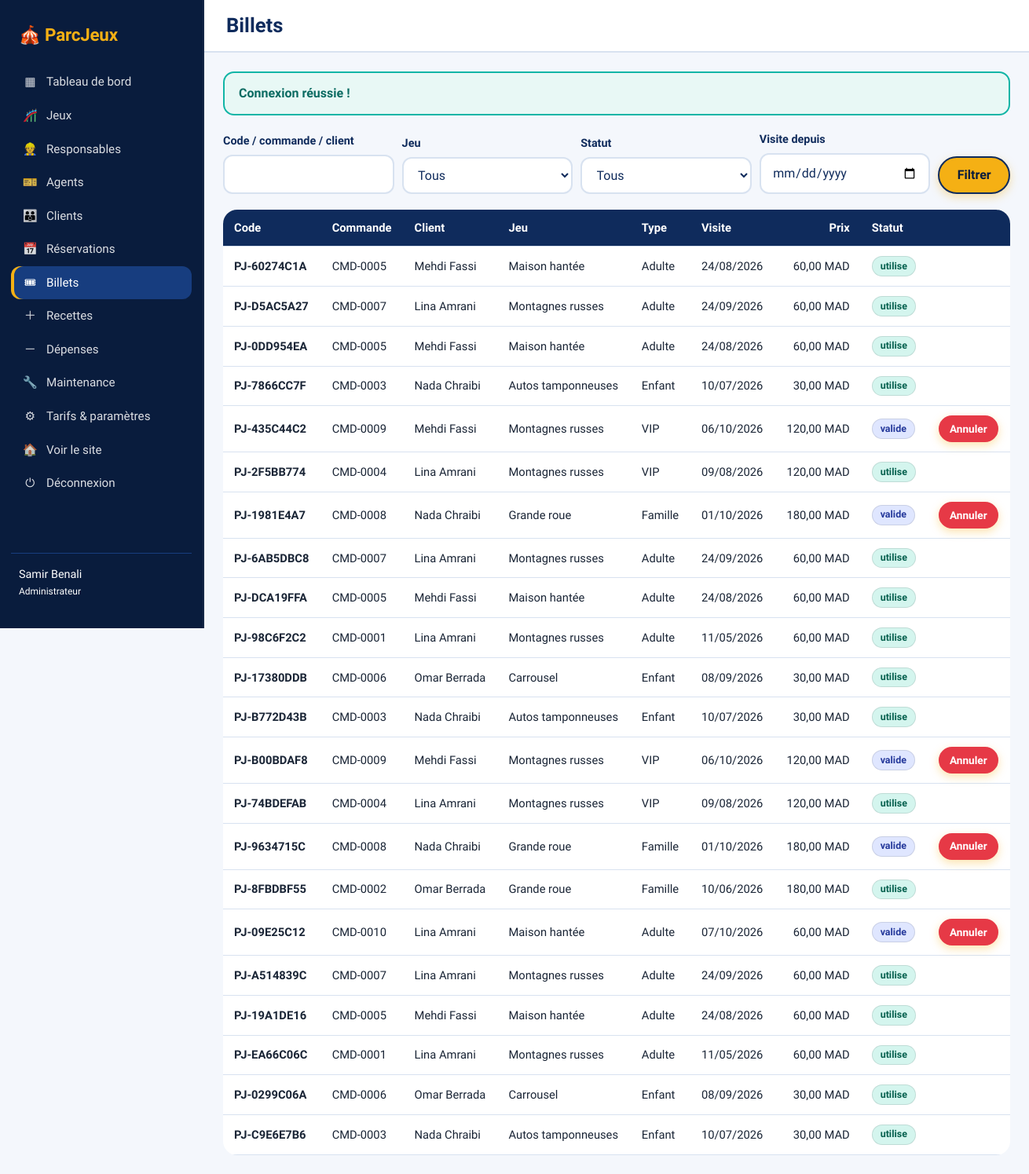
Screenshot of /admin/billets.php (signed in) with the database file from the repository.
### tables this page shows
CREATE TABLE utilisateurs (
  id INT AUTO_INCREMENT PRIMARY KEY,
  nom VARCHAR(60) NOT NULL,
  prenom VARCHAR(60) NOT NULL,
  email VARCHAR(120) NOT NULL UNIQUE,
  telephone VARCHAR(25) NULL,
  mot_de_passe VARCHAR(255) NOT NULL,
  role ENUM('admin','responsable','agent','client') NOT NULL DEFAULT 'client',
  fonction VARCHAR(80) NULL,
  date_embauche DATE NULL,
  statut ENUM('actif','inactif') NOT NULL DEFAULT 'actif',
  created_at DATETIME NOT NULL DEFAULT CURRENT_TIMESTAMP
);

CREATE TABLE billets (
  id INT AUTO_INCREMENT PRIMARY KEY,
  id_commande INT NOT NULL,
  id_type INT NOT NULL,
  id_jeu INT NOT NULL,
  code_unique VARCHAR(20) NOT NULL UNIQUE,
  date_visite DATE NOT NULL,
  prix_unitaire DECIMAL(8,2) NOT NULL,
  statut_utilisation ENUM('valide','utilise','annule') NOT NULL DEFAULT 'valide',
  date_utilisation DATETIME NULL,
  FOREIGN KEY (id_commande) REFERENCES commandes(id) ON DELETE CASCADE,
  FOREIGN KEY (id_type) REFERENCES type_billet(id),
  FOREIGN KEY (id_jeu) REFERENCES jeux(id) ON DELETE CASCADE
);

CREATE TABLE commandes (
  id INT AUTO_INCREMENT PRIMARY KEY,
  numero VARCHAR(20) NOT NULL UNIQUE,
  id_client INT NULL COMMENT 'NULL = vente sur place anonyme',
  id_agent INT NULL,
  id_jeu INT NOT NULL,
  id_type INT NOT NULL,
  quantite SMALLINT UNSIGNED NOT NULL CHECK (quantite > 0),
  montant_total DECIMAL(10,2) NOT NULL,
  mode_paiement ENUM('carte','especes','simulation') NOT NULL DEFAULT 'simulation',
  statut_paiement ENUM('en_attente','paye','rembourse') NOT NULL DEFAULT 'paye',
  date_commande DATETIME NOT NULL DEFAULT CURRENT_TIMESTAMP,
  FOREIGN KEY (id_client) REFERENCES utilisateurs(id) ON DELETE SET NULL,
  FOREIGN KEY (id_agent) REFERENCES utilisateurs(id) ON DELETE SET NULL,
  FOREIGN KEY (id_jeu) REFERENCES jeux(id) ON DELETE CASCADE,
  FOREIGN KEY (id_type) REFERENCES type_billet(id)
);

CREATE TABLE jeux (
  id INT AUTO_INCREMENT PRIMARY KEY,
  nom VARCHAR(100) NOT NULL,
  description TEXT NOT NULL,
  categorie VARCHAR(50) NOT NULL,
  age_min TINYINT UNSIGNED NOT NULL DEFAULT 0,
  capacite SMALLINT UNSIGNED NOT NULL CHECK (capacite > 0),
  duree_session SMALLINT UNSIGNED NOT NULL COMMENT 'minutes',
  tarif DECIMAL(8,2) NOT NULL CHECK (tarif >= 0),
  etat ENUM('disponible','en_fonctionnement','en_maintenance','hors_service','ferme') NOT NULL DEFAULT 'disponible',
  image VARCHAR(255) NULL,
  emoji VARCHAR(16) NOT NULL DEFAULT '🎪',
  couleur VARCHAR(7) NOT NULL DEFAULT '#e63946',
  date_mise_service DATE NOT NULL,
  id_responsable INT NULL,
  created_at DATETIME NOT NULL DEFAULT CURRENT_TIMESTAMP,
  FOREIGN KEY (id_responsable) REFERENCES utilisateurs(id) ON DELETE SET NULL
);

CREATE TABLE type_billet (
  id INT AUTO_INCREMENT PRIMARY KEY,
  libelle VARCHAR(60) NOT NULL UNIQUE,
  prix DECIMAL(8,2) NOT NULL CHECK (prix >= 0),
  actif TINYINT(1) NOT NULL DEFAULT 1
);

### admin/billets.php (the view, shortened to what this page needs)
<?php
require __DIR__ . '/../includes/bootstrap.php'; require __DIR__ . '/../includes/layout.php';
require_role('admin');
$q = trim($_GET['q'] ?? ''); $jeu = (int)($_GET['jeu'] ?? 0); $st = $_GET['st'] ?? ''; $d1 = $_GET['d1'] ?? ''; $p = [];
$sql = "SELECT b.*, j.nom jeu, t.libelle type, c.numero cmd, CONCAT(u.prenom,' ',u.nom) client FROM billets b JOIN jeux j ON j.id=b.id_jeu JOIN type_billet t ON t.id=b.id_type JOIN commandes c ON c.id=b.id_commande LEFT JOIN utilisateurs u ON u.id=c.id_client WHERE 1";
$s = $pdo->prepare($sql . ' ORDER BY b.id DESC LIMIT 300'); $s->execute($p); $rows = $s->fetchAll(); $jeux = $pdo->query('SELECT id,nom FROM jeux ORDER BY nom')->fetchAll();
page_start('Billets', 'admin');
?>
<form class="filters"><div><label>Code / commande / client</label><input name="q" value="<?= e($q) ?>"></div><div><label>Jeu</label><select name="jeu"><option value="0">Tous</option></select></div>
<div><label>Statut</label><select name="st"><option value="">Tous</option></select></div><div><label>Visite depuis</label><input type="date" name="d1" value="<?= e($d1) ?>"></div><button class="btn">Filtrer</button></form>
<div class="tablewrap"><table><tr><th>Code</th><th>Commande</th><th>Client</th><th>Jeu</th><th>Type</th><th>Visite</th><th class="right">Prix</th><th>Statut</th><th></th></tr>
<?php foreach ($rows as $r): ?><tr><td><b><?= e($r['code_unique']) ?></b></td><td><?= e($r['cmd']) ?></td><td><?= e($r['client'] ?: 'Vente sur place') ?></td><td><?= e($r['jeu']) ?></td><td><?= e($r['type']) ?></td><td><?= e(date('d/m/Y', strtotime($r['date_visite']))) ?></td><td class="right"><?= money($r['prix_unitaire']) ?></td>
<td><?= badge($r['statut_utilisation'], $r['statut_utilisation'] === 'valide' ? 'st-confirmee' : ($r['statut_utilisation'] === 'utilise' ? 'st-payee' : 'st-annulee')) ?></td>
<td><?php if ($r['statut_utilisation'] === 'valide'): ?><form method="post" data-confirm="Annuler ce billet ?"><?= csrf_field() ?><input type="hidden" name="id" value="<?= (int)$r['id'] ?>"><button class="btn sm red">Annuler</button></form><?php endif; ?></td></tr><?php endforeach; ?></table></div>
<?php page_end('admin');

### includes/layout.php (shortened to what this page needs)
<?php
function nav_items(string $area): array {
    $u = user();
    if ($area === 'admin') return [
        ['admin/dashboard.php', 'Tableau de bord', '▦'], ['admin/jeux.php', 'Jeux', '🎢'],
        ['admin/users.php?role=responsable', 'Responsables', '👷'], ['admin/users.php?role=agent', 'Agents', '🎫'],
        ['admin/users.php?role=client', 'Clients', '👪'], ['admin/reservations.php', 'Réservations', '📅'],
        ['admin/billets.php', 'Billets', '🎟'], ['admin/recettes.php', 'Recettes', '＋'],
        ['admin/depenses.php', 'Dépenses', '－'], ['admin/maintenance.php', 'Maintenance', '🔧'],
        ['admin/parametres.php', 'Tarifs & paramètres', '⚙'],
    ];
    $n = [['index.php', 'Accueil'], ['jeux.php', 'Jeux'], ['a-propos.php', 'À propos'], ['contact.php', 'Contact']];
    return $n;
}
function page_start(string $title, string $area = 'site'): void {
    $u = user(); $items = nav_items($area); $cur = basename($_SERVER['SCRIPT_NAME']); $dash = $area !== 'site';
    $flash = flash(); $full = !$dash && $cur === 'index.php';
    ?><!doctype html>
<html lang="fr"><head><meta charset="utf-8"><meta name="viewport" content="width=device-width,initial-scale=1">
<link rel="stylesheet" href="<?= url('assets/css/style.css') ?>"></head>
<body class="<?= $dash ? 'dash' : 'site' ?>" data-base="<?= e(BASE_URL) ?>">
<?php if ($dash): ?>
<aside class="side" id="side"><a class="brand" href="<?= url($area === 'admin' ? 'admin/dashboard.php' : home_for($u['role'] ?? 'client')) ?>">🎪 <?= e(PARC_NOM) ?></a>
  <nav><?php foreach ($items as [$href, $label, $ic]): $active = basename(parse_url($href, PHP_URL_PATH)) === $cur && (!str_contains($href, '?') || str_contains($_SERVER['REQUEST_URI'], substr($href, strpos($href, '?') + 1))); ?>
    <a href="<?= url($href) ?>" class="<?= $active ? 'on' : '' ?>"><span><?= $ic ?></span><?= e($label) ?></a><?php endforeach; ?>
    <a href="<?= url('index.php') ?>"><span>🏠</span>Voir le site</a>
    <a href="<?= url('logout.php') ?>"><span>⏻</span>Déconnexion</a></nav>
  <div class="who"><?= e(($u['prenom'] ?? '') . ' ' . ($u['nom'] ?? '')) ?><br><small><?= e(ROLES[$u['role'] ?? 'client'] ?? '') ?></small></div></aside>
<main class="main"><header class="topbar"><button id="burger" aria-label="Menu">☰</button><h1><?= e($title) ?></h1></header><div class="content">
<?php endif;
    if ($flash): ?><?= $full ? '<div class="wrap">' : '' ?><div class="alert <?= e($flash[1]) ?>" role="alert"><?= e($flash[0]) ?></div><?= $full ? '</div>' : '' ?><?php endif;
}
function page_end(string $area = 'site'): void {
    echo $area === 'site' ? '</main>' : '</div></main>';
    echo '</body></html>';
}

### includes/bootstrap.php (shortened to what this page needs)
<?php
try {
    $pdo = new PDO('mysql:host=' . DB_HOST . ';dbname=' . DB_NAME . ';charset=utf8mb4', DB_USER, DB_PASS, [
        PDO::ATTR_ERRMODE => PDO::ERRMODE_EXCEPTION,
        PDO::ATTR_DEFAULT_FETCH_MODE => PDO::FETCH_ASSOC,
        PDO::ATTR_EMULATE_PREPARES => false,
    ]);
} catch (PDOException $ex) {
    http_response_code(500);
    exit('Connexion à la base impossible. Vérifiez config/config.php et importez database.sql.');
}
function e($v): string { return htmlspecialchars((string)$v, ENT_QUOTES | ENT_SUBSTITUTE, 'UTF-8'); }
function url(string $p = ''): string { return BASE_URL . '/' . ltrim($p, '/'); }
function money($v): string { return number_format((float)$v, 2, ',', ' ') . ' ' . DEVISE; }
function flash(?string $msg = null, string $type = 'ok'): ?array {
    $f = $_SESSION['flash'] ?? null; unset($_SESSION['flash']); return $f;
}
function user(): ?array {
    global $pdo; static $u = false;
    if ($u === false) {
        $u = null;
        if (!empty($_SESSION['uid'])) {
            $s = $pdo->prepare("SELECT * FROM utilisateurs WHERE id=? AND statut='actif'");
            $s->execute([$_SESSION['uid']]); $u = $s->fetch() ?: null;
        }
    }
    return $u;
}
function require_login(string $msg = 'Connectez-vous pour continuer.'): array {
    $u = user();
    return $u;
}
function require_role(string ...$roles): array {
    $u = require_login();
    return $u;
}
function badge(string $txt, string $cls): string { return '<span class="badge ' . e($cls) . '">' . e($txt) . '</span>'; }

### assets/css/style.css (style rules this page uses)
:root { --royal-blue: #0f2b5c; --royal-dark: #091c3d; --royal-hover: #173d7f; --sky: #5ab9f2; --sky-light: #a5dcfc; --gold: #f5b014; --gold-hover: #e09d0d; --paper: #f4f7fc; --card: #ffffff; --ink: #0f2b5c; --ink2: #1e3a70; --red: #e63946; --teal: #12b5a6; --violet: #6c4bd1; --muted: #5a6b8c; --line: #d8e2f0; --r: 18px; }
* { box-sizing: border-box; }
html { scroll-behavior: smooth; }
body { margin: 0; font-family: 'Bricolage Grotesque', system-ui, sans-serif; background: var(--paper); color: #1a2536; line-height: 1.5; }
a { color: inherit; }
h1, h2, h3 { line-height: 1.15; margin: 0 0 .5em; }
.btn { display: inline-block; border: 2px solid var(--royal-blue); background: var(--gold); color: var(--royal-dark); padding: .65em 1.4em; border-radius: 999px; font: inherit; font-weight: 700; text-decoration: none; cursor: pointer; box-shadow: 0 4px 12px rgba(245, 176, 20, 0.35); transition: all .2s ease; }
.btn.red { background: var(--red); color: #fff; border-color: var(--red); }
.btn.sm { padding: .35em .9em; font-size: .85rem; }
.brand { font-weight: 800; font-size: 1.4rem; text-decoration: none; color: var(--royal-dark); letter-spacing: -0.01em; }
.content { padding-top: 36px; padding-bottom: 60px; }
.dash .content { padding: 24px; }
.badge { display: inline-block; padding: .2em .8em; border-radius: 999px; font-size: .78rem; font-weight: 700; background: #eee; color: #333; border: 1px solid rgba(0, 0, 0, 0.1); }
.etat-disponible, .etat-en_fonctionnement, .st-payee, .st-utilisee { background: #d4f5ee; color: #06614f; }
.st-confirmee { background: #dfe6ff; color: #25399b; }
label { display: block; font-weight: 600; font-size: .9rem; margin-bottom: 6px; color: var(--royal-blue); }
input, select, textarea { width: 100%; padding: .7em .9em; border: 2px solid var(--line); border-radius: 12px; font: inherit; background: #fff; color: var(--ink); transition: border-color .2s; }
.filters { display: flex; gap: 10px; flex-wrap: wrap; align-items: flex-end; margin-bottom: 20px; }
.filters>div { min-width: 140px; flex: 1; }
.tablewrap { overflow-x: auto; }
table { width: 100%; border-collapse: collapse; background: #fff; border-radius: var(--r); overflow: hidden; }
th, td { padding: 12px 14px; text-align: left; border-bottom: 1px solid var(--line); font-size: .92rem; white-space: nowrap; }
th { background: var(--royal-blue); color: #fff; font-weight: 600; }
td form { display: inline; }
.right { text-align: right; }
.alert { padding: 14px 18px; border-radius: 14px; margin: 0 0 20px; font-weight: 600; border: 2px solid; }
.alert.ok { background: #e8f8f5; border-color: #12b5a6; color: #0b6b62; }
.dash { display: grid; grid-template-columns: 260px 1fr; }
.side { background: var(--royal-dark); color: #fff; min-height: 100vh; position: sticky; top: 0; height: 100vh; overflow-y: auto; padding: 20px 14px; display: flex; flex-direction: column; border-right: 2px solid rgba(255, 255, 255, 0.05); }
.side .brand { display: block; padding: 8px 10px 22px; color: var(--gold); }
.side nav a { display: flex; gap: 10px; align-items: center; padding: .65em .9em; border-radius: 12px; text-decoration: none; opacity: .85; font-size: .95rem; transition: all .2s; }
.side nav a span { width: 1.4em; text-align: center; }
.side nav a:hover, .side nav a.on { background: var(--royal-hover); opacity: 1; color: #fff; }
.side nav a.on { box-shadow: inset 4px 0 var(--gold); }
.who { margin-top: auto; padding: 16px 10px; border-top: 1px solid var(--royal-hover); font-size: .9rem; }
.topbar { display: flex; align-items: center; gap: 12px; padding: 18px 28px; background: #fff; border-bottom: 2px solid var(--line); }
.topbar h1 { margin: 0; font-size: 1.6rem; color: var(--royal-blue); }

### rows the page displays
utilisateurs: prenom+nom "Samir Benali", role "Administrateur"
billets: code_unique "PJ-60274C1A", id_commande.numero "CMD-0005", client "Mehdi Fassi", id_jeu.nom "Maison hantée", id_type.libelle "Adulte", date_visite "24/08/2026", prix_unitaire "60,00 MAD", statut_utilisation "utilise"
billets: code_unique "PJ-D5AC5A27", id_commande.numero "CMD-0007", client "Lina Amrani", id_jeu.nom "Montagnes russes", id_type.libelle "Adulte", date_visite "24/09/2026", prix_unitaire "60,00 MAD", statut_utilisation "utilise"
billets: code_unique "PJ-0DD954EA", id_commande.numero "CMD-0005", client "Mehdi Fassi", id_jeu.nom "Maison hantée", id_type.libelle "Adulte", date_visite "24/08/2026", prix_unitaire "60,00 MAD", statut_utilisation "utilise"
billets: code_unique "PJ-7866CC7F", id_commande.numero "CMD-0003", client "Nada Chraibi", id_jeu.nom "Autos tamponneuses", id_type.libelle "Enfant", date_visite "10/07/2026", prix_unitaire "30,00 MAD", statut_utilisation "utilise"
billets: code_unique "PJ-435C44C2", id_commande.numero "CMD-0009", client "Mehdi Fassi", id_jeu.nom "Montagnes russes", id_type.libelle "VIP", date_visite "06/10/2026", prix_unitaire "120,00 MAD", statut_utilisation "valide"
billets: code_unique "PJ-2F5BB774", id_commande.numero "CMD-0004", client "Lina Amrani", id_jeu.nom "Montagnes russes", id_type.libelle "VIP", date_visite "09/08/2026", prix_unitaire "120,00 MAD", statut_utilisation "utilise"
billets: code_unique "PJ-1981E4A7", id_commande.numero "CMD-0008", client "Nada Chraibi", id_jeu.nom "Grande roue", id_type.libelle "Famille", date_visite "01/10/2026", prix_unitaire "180,00 MAD", statut_utilisation "valide"
billets: code_unique "PJ-6AB5DBC8", id_commande.numero "CMD-0007", client "Lina Amrani", id_jeu.nom "Montagnes russes", id_type.libelle "Adulte", date_visite "24/09/2026", prix_unitaire "60,00 MAD", statut_utilisation "utilise"
billets: code_unique "PJ-DCA19FFA", id_commande.numero "CMD-0005", client "Mehdi Fassi", id_jeu.nom "Maison hantée", id_type.libelle "Adulte", date_visite "24/08/2026", prix_unitaire "60,00 MAD", statut_utilisation "utilise"
billets: code_unique "PJ-98C6F2C2", id_commande.numero "CMD-0001", client "Lina Amrani", id_jeu.nom "Montagnes russes", id_type.libelle "Adulte", date_visite "11/05/2026", prix_unitaire "60,00 MAD", statut_utilisation "utilise"
billets: code_unique "PJ-17380DDB", id_commande.numero "CMD-0006", client "Omar Berrada", id_jeu.nom "Carrousel", id_type.libelle "Enfant", date_visite "08/09/2026", prix_unitaire "30,00 MAD", statut_utilisation "utilise"
billets: code_unique "PJ-B772D43B", id_commande.numero "CMD-0003", client "Nada Chraibi", id_jeu.nom "Autos tamponneuses", id_type.libelle "Enfant", date_visite "10/07/2026", prix_unitaire "30,00 MAD", statut_utilisation "utilise"
billets: code_unique "PJ-B00BDAF8", id_commande.numero "CMD-0009", client "Mehdi Fassi", id_jeu.nom "Montagnes russes", id_type.libelle "VIP", date_visite "06/10/2026", prix_unitaire "120,00 MAD", statut_utilisation "valide"
billets: code_unique "PJ-74BDEFAB", id_commande.numero "CMD-0004", client "Lina Amrani", id_jeu.nom "Montagnes russes", id_type.libelle "VIP", date_visite "09/08/2026", prix_unitaire "120,00 MAD", statut_utilisation "utilise"
billets: code_unique "PJ-9634715C", id_commande.numero "CMD-0008", client "Nada Chraibi", id_jeu.nom "Grande roue", id_type.libelle "Famille", date_visite "01/10/2026", prix_unitaire "180,00 MAD", statut_utilisation "valide"
billets: code_unique "PJ-8FBDBF55", id_commande.numero "CMD-0002", client "Omar Berrada", id_jeu.nom "Grande roue", id_type.libelle "Famille", date_visite "10/06/2026", prix_unitaire "180,00 MAD", statut_utilisation "utilise"
billets: code_unique "PJ-09E25C12", id_commande.numero "CMD-0010", client "Lina Amrani", id_jeu.nom "Maison hantée", id_type.libelle "Adulte", date_visite "07/10/2026", prix_unitaire "60,00 MAD", statut_utilisation "valide"
billets: code_unique "PJ-A514839C", id_commande.numero "CMD-0007", client "Lina Amrani", id_jeu.nom "Montagnes russes", id_type.libelle "Adulte", date_visite "24/09/2026", prix_unitaire "60,00 MAD", statut_utilisation "utilise"
billets: code_unique "PJ-19A1DE16", id_commande.numero "CMD-0005", client "Mehdi Fassi", id_jeu.nom "Maison hantée", id_type.libelle "Adulte", date_visite "24/08/2026", prix_unitaire "60,00 MAD", statut_utilisation "utilise"
billets: code_unique "PJ-EA66C06C", id_commande.numero "CMD-0001", client "Lina Amrani", id_jeu.nom "Montagnes russes", id_type.libelle "Adulte", date_visite "11/05/2026", prix_unitaire "60,00 MAD", statut_utilisation "utilise"
billets: code_unique "PJ-0299C06A", id_commande.numero "CMD-0006", client "Omar Berrada", id_jeu.nom "Carrousel", id_type.libelle "Enfant", date_visite "08/09/2026", prix_unitaire "30,00 MAD", statut_utilisation "utilise"
billets: code_unique "PJ-C9E6E7B6", id_commande.numero "CMD-0003", client "Nada Chraibi", id_jeu.nom "Autos tamponneuses", id_type.libelle "Enfant", date_visite "10/07/2026", prix_unitaire "30,00 MAD", statut_utilisation "utilise"

### other values shown
PARC_NOM "ParcJeux"
$ic "▦"
$label "Tableau de bord"
$ic "🎢"
$label "Jeux"
$ic "👷"
$label "Responsables"
$ic "🎫"
$label "Agents"
$ic "👪"
$label "Clients"
$ic "📅"
$label "Réservations"
$ic "🎟"
$label "Billets"
